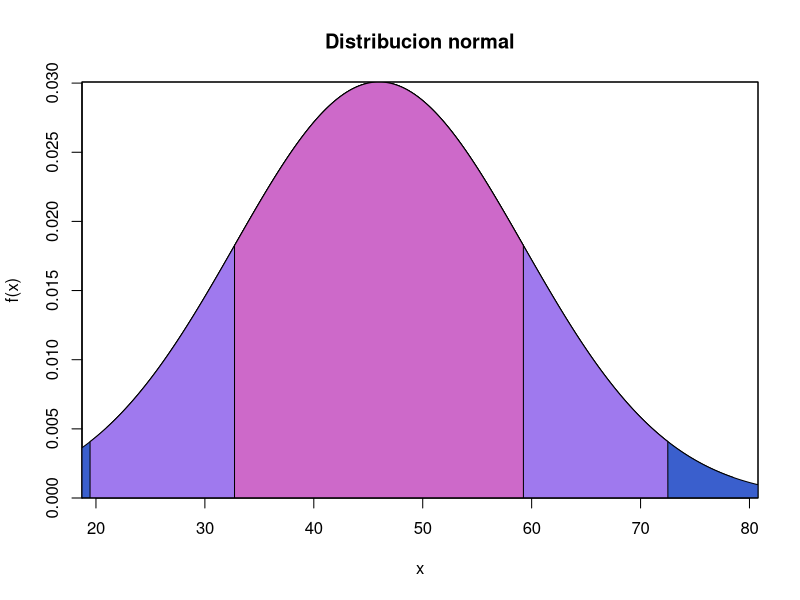
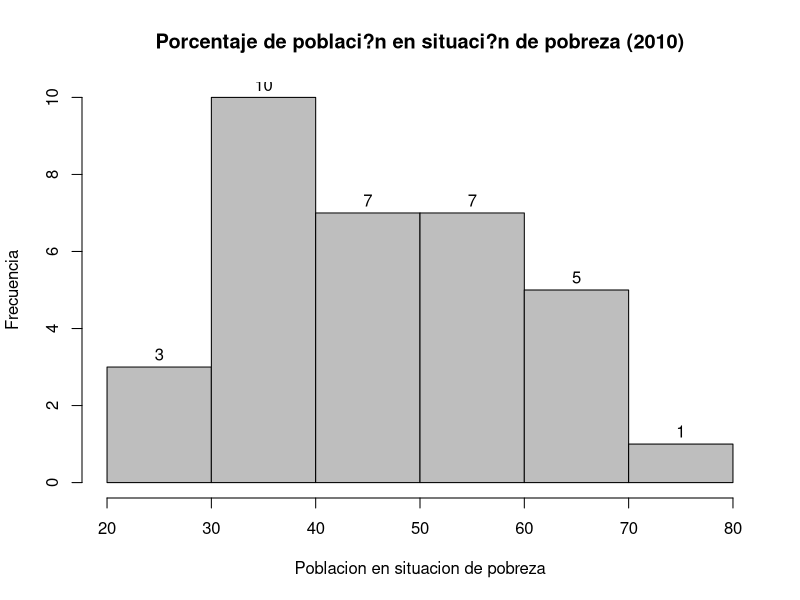

Recreate these plots in R, in order. (Note: this script raises an error after producing the figures.)
# -*- coding: utf-8 -*-
#"""Para este proyecto utilizamos los datos de la poblacion en situacion de pobreza para aplicarlos en todos los metodos vistos durante la clase de estadistica

getwd() 
#setwd("/home/user/Documents/etc") <--Agregar la direccion donde esta el archivo .csv
Datos <- read.table("Poblacion_pobreza.CSV", header = TRUE, sep = ",", nrows = 33)

#"""**Total de datos**"""

n <- length(Datos$X2010)
n

#"""**Determinar el numero de clases**"""

Numero_Clases <- sqrt(n)
Numero_Clases

#"""**Media, mediana, moda y maximo**"""

Media <- mean(Datos$X2010)
Mediana <- median(Datos$X2010)
Moda <- table(Datos$X2010)
max(Moda)
Media
Mediana
Moda

#"""**Rango, varianza, desviacion estandar, coeficiente de variacion**"""

Rango <- max(Datos$X2010) - min(Datos$X2010)
Varianza <- var(Datos$X2010)
Desviacion_Estandar <- sd(Datos$X2010)
Coeficiente_Variacion <- (Desviacion_Estandar/Media)*100
Rango
Varianza
Desviacion_Estandar
Coeficiente_Variacion

#"""**Regla empirica**"""

install.packages("e1071")
library(e1071) 
Sesgo <- skewness(Datos$X2010)
Sesgo

Regla_Empirica68.1 <- (Media+Desviacion_Estandar)
Regla_Empirica68.2 <- (Media-Desviacion_Estandar)
Regla_Empirica68.1
Regla_Empirica68.2
Regla_Empirica95.1 <- (Media+(2*Desviacion_Estandar))
Regla_Empirica95.2 <- (Media-(2*Desviacion_Estandar))
Regla_Empirica95.1
Regla_Empirica95.2

Regla_Empirica99.1 <- (Media+(3*Desviacion_Estandar))
Regla_Empirica99.2 <- (Media-(3*Desviacion_Estandar))
Regla_Empirica99.1
Regla_Empirica99.2

#"""**Grafica**"""

n <- length(Datos$X2010)
media <- mean(Datos$X2010)
table(Datos$X2010)
x1 <- (Media-Desviacion_Estandar)
x2 <- (Media+Desviacion_Estandar)
x3 <- (Media-(2*Desviacion_Estandar))
x4 <- (Media+(2*Desviacion_Estandar))
x5 <- (Media-(3*Desviacion_Estandar))
x6 <- (Media+(3*Desviacion_Estandar))
Desviacion_Estandar <- sd(Datos$X2010)
x <- Datos$X2010
ymax <- max(dnorm(x, media, Desviacion_Estandar))
max <- max(Datos$X2010)
min <- min(Datos$X2010)

regionX <- seq(x1, x2, 0.01)
xP <- c(x1, regionX, x2)
yP <- c(0, dnorm(regionX, media, Desviacion_Estandar),0)

regionY <- seq(x3, x4, 0.01)
aP <- c(x3, regionY, x4)
bP <- c(0, dnorm(regionY, media, Desviacion_Estandar),0)

regionZ <- seq(x5, x6, 0.01)
cP <- c(x5, regionZ, x6)
dP <- c(0, dnorm(regionZ, media, Desviacion_Estandar),0)

curve(dnorm(x, media, Desviacion_Estandar), xlim = c(min, max), yaxs = "i", ylim = c(0, ymax), ylab = "f(x)",
      main = "Distribucion normal")
polygon(cP, dP, col = "royalblue3")
polygon(aP, bP, col = "mediumpurple2")
polygon(xP, yP, col = "orchid3")
box()

#"""**Sesgo**"""

Sesgo <- skewness(Datos$X2010)
Sesgo

#"""**Histograma y Poligono de frecuencias**"""

histograma <- hist(Datos$X2010, col = "Gray", nclass = Numero_Clases, labels = TRUE,
                   main = "Porcentaje de poblaci?n en situaci?n de pobreza (2010)", ylab = "Frecuencia", xlab = "Poblacion en situacion de pobreza" )
histograma$counts
polygon.freq(histograma,col="red",frequency=1,lwd=2)

#"""**Histograma con densidad**"""

histograma <- hist(Datos$X2010,border = "black",freq = FALSE, col = "Gray", nclass = Numero_Clases, labels = TRUE,
                   main = "Porcentaje de poblaci?n en situaci?n de pobreza (2010)", ylab = "Frecuencia", xlab = "IPoblacion en situacion de pobreza" )
lines(density((Datos$X2010)))

#"""**Tabla de frecuencias**"""

Tabla_Frecuencias <- as.data.frame(table(Minutos =Datos$X2010))
transform(Tabla_Frecuencias,
          Frecuencia_Relativa_Clase = round(prop.table(Freq), 3),
          Frec_Relativa_Acumulada = round(cumsum(prop.table(Freq)), 3))

#"""**Intervalo de clases, frecuencia absoluta, valor medio de clase**"""

Intervalo_Clases <- Rango/Numero_Clases
Frecuencia_Absoluta <- table(Datos$X2010) 
Valor_Medio_De_Clase <- histograma$counts
Intervalo_Clases
Numero_Clases
Valor_Medio_De_Clase

#"""**Diagrama de caja**"""

density(Datos$X2010)
boxplot(Datos$X2010, ylab = "Poblacion en situacion de pobreza", main = "Diagrama de caja de tiempos de espera")

#"""**Relacion entre dos connjuntos de datos**

#**Diagrama de dispercion**

min(Datos$X2010)
max(Datos$X2010)
min(Datos$X2012)
max(Datos$X2012)
plot(Datos$X2010, Datos$X2012,
     main="Diagrama de Dispersi?n, Relacion 2010 y 2012",
     xlab = "2012",
     ylab = "2010",
     ylim = c(23.24679, 74.68734),
     xlim = c(21.01755, 78.4834),
     col = "magenta",
     pch = 4
)
abline(lm(Datos$X2010~Datos$X2012), col="Blue")

#"""**Modelo de regrecion y coeficientes del modelo**"""

modelo <- lm( Datos$X2010~Datos$X2012, data = Datos ) 
summary( modelo )

#"""**Probabilidad**"""

Probabilidad = table(Datos$X2010)/length(Datos$X2010)*100
Probabilidad